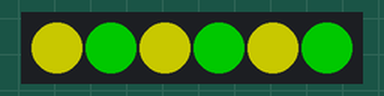
A sketch run on a simulated Arduino Uno, built with avr-gcc and run on an emulated ATmega328P. Shown: 6 RGB LEDs in strip order, left to right. Dim RGB values are drawn brighter than linear. At 30.1 s the program stops and its outputs stay as they are.

Above: at 0.05 s.
At 30.2 s:
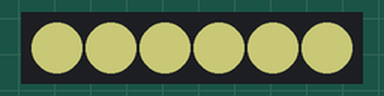
Timing chart, 0 to 31.6 s (numbered marks = the images above):
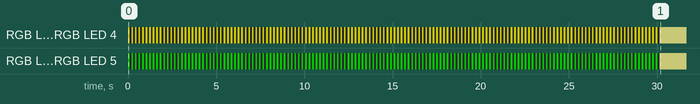

Measured:
- by itself, RGB LED 0, RGB LED 2, RGB LED 4: repeats every 0.20 s: off 0.10 s, RGB(100, 100, 0) 0.10 s, until it stays RGB(100, 100, 59) from 30.1 s
- by itself, RGB LED 1, RGB LED 3, RGB LED 5: repeats every 0.20 s: off 0.10 s, RGB(0, 100, 0) 0.10 s, until it stays RGB(100, 100, 59) from 30.1 s

The sketch:

blink_taegi.ino
```cpp
#include <FastLED.h>

#define NUM_LEDS 6
#define LED_PIN 8

CRGB leds[NUM_LEDS];

#define GROUP_SIZE 2
#define ANIMATION_DELAY 100
#define GLOBAL_BRIGHTNESS 255
bool isFinished = false;

void setup() {
  FastLED.addLeds<WS2812, LED_PIN, GRB>(leds, NUM_LEDS);
  FastLED.setMaxPowerInVoltsAndMilliamps(5, 500);
  FastLED.setBrightness(100);
  Serial.begin(115200);
  FastLED.clear();
  FastLED.show();
}

void loop() {
  // Run the color change animation for 30 seconds
  unsigned long startTime = millis();
  while (millis() - startTime < 30000) {
    // Blink between blue and green
    for (int i = 0; i < NUM_LEDS; i++) {
      if (i % GROUP_SIZE == 0) {
        //leds[i] = CRGB(0, 0, 255);  // Blue
        leds[i] = CRGB(255, 255, 0);  // yellow-ish
      } else {
        leds[i] = CRGB(0, 255, 0);  // Green
        //leds[i] = CRGB(0, 0, 255);  // Blue
      }
    }
    FastLED.show();
    delay(ANIMATION_DELAY);
    FastLED.clear();
    FastLED.show();
    delay(ANIMATION_DELAY);
  }

  // After 30 seconds, set all LEDs to pale yellow
  for (int i = 0; i < NUM_LEDS; i++) {
    leds[i] = CRGB(255, 255, 150);  // Pale Yellow
  }
  FastLED.show();

  while (true) {
   //I love kinchi so much that's why I'm here in Korea
  }
}
```
